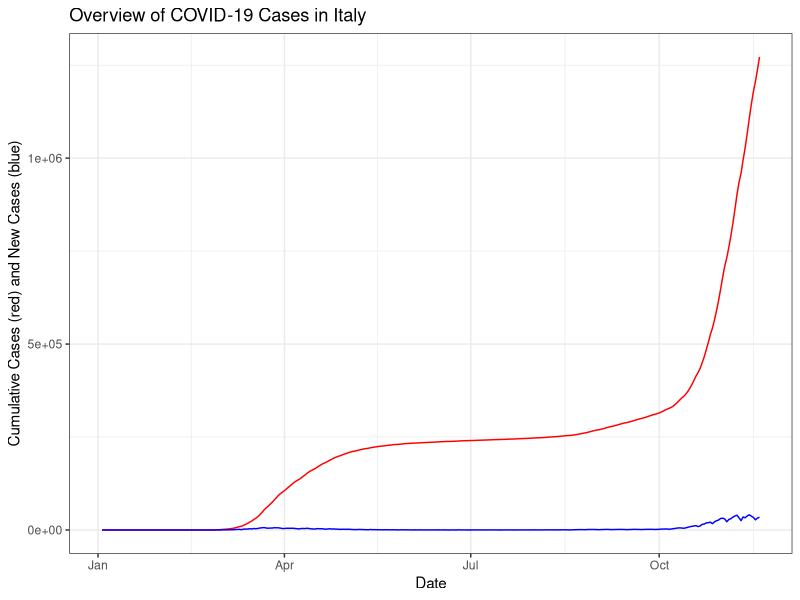
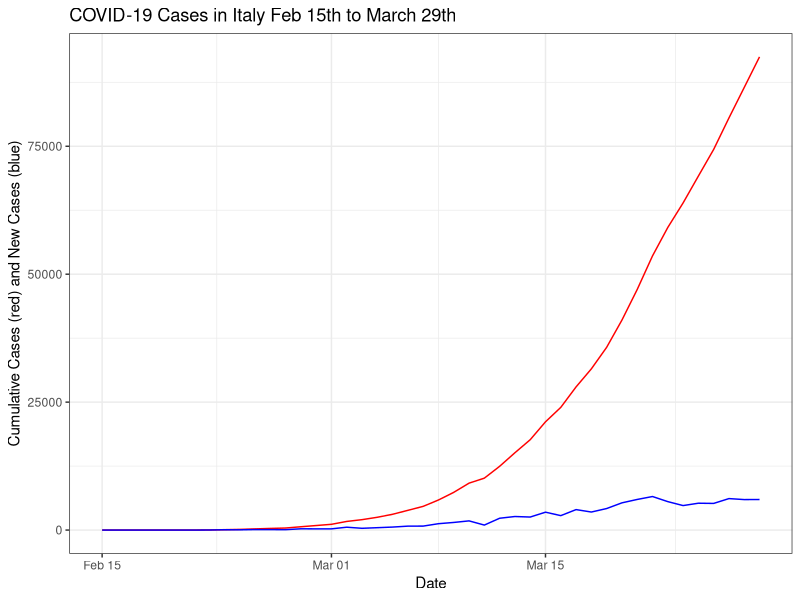
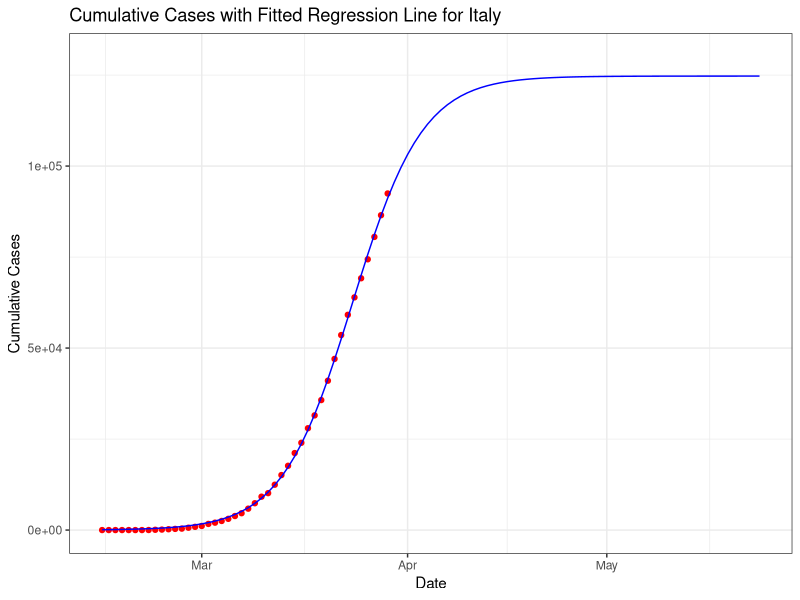
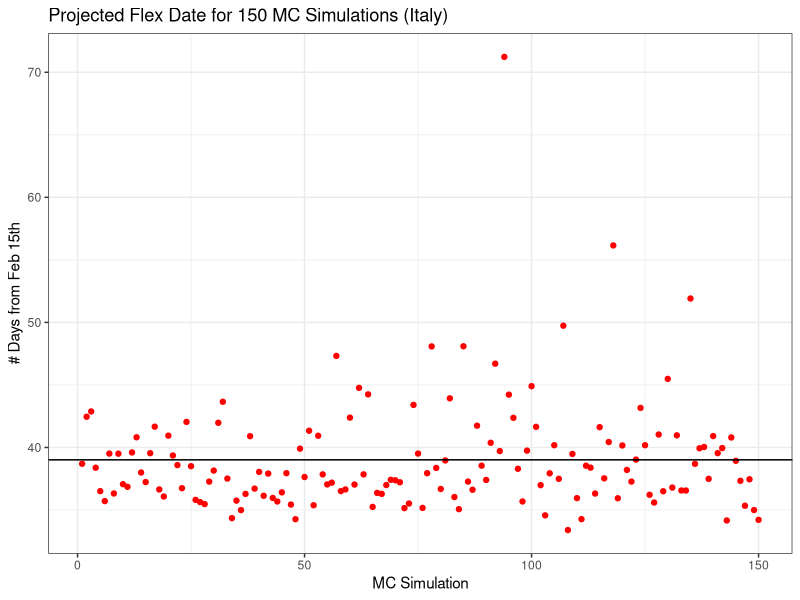
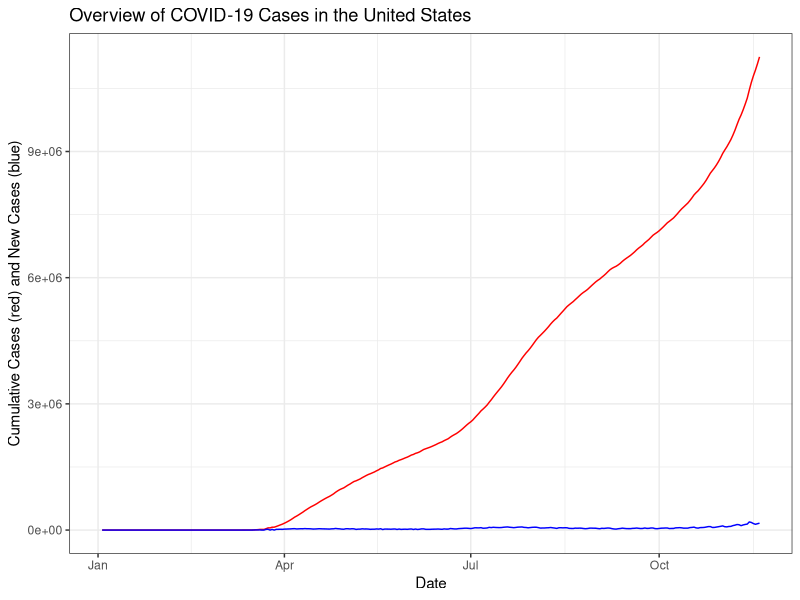
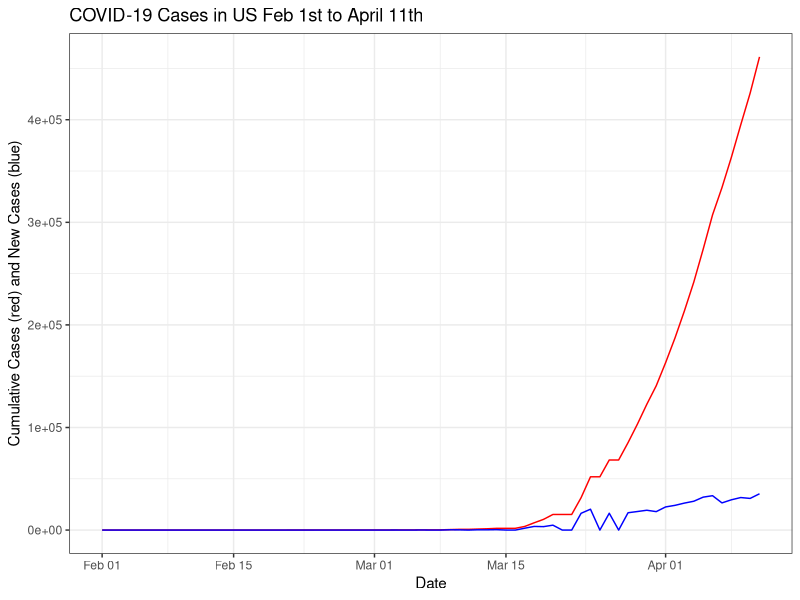
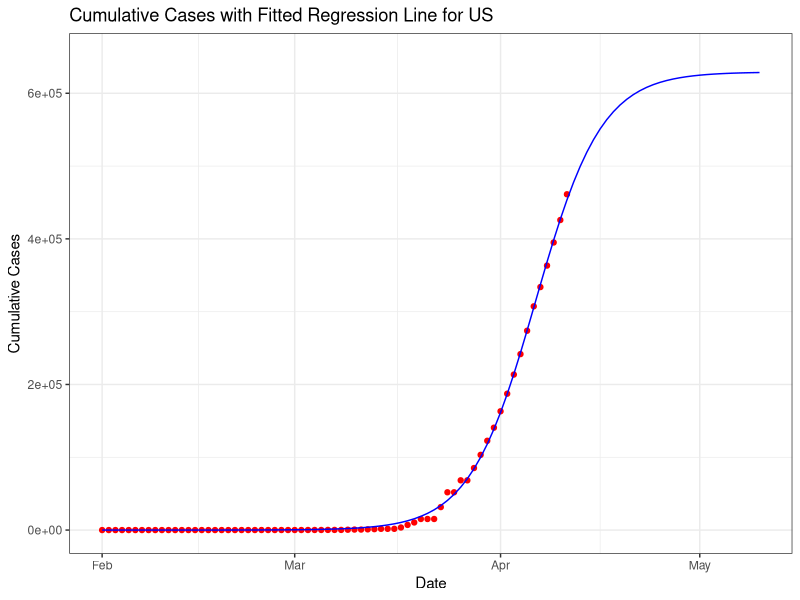

These figures' R source, in order: (Note: this script raises an error after producing the figures.)
library(tidyverse)
library(readr)
library(car)

set.seed(2020)

covid_dat <- read.csv("WHO-COVID-19-global-data.csv") #reading in WHO data

dates <- covid_dat$Date_reported

italy_dat <- covid_dat %>% # filtering for Italy data
  filter(Country == "Italy")

ggplot() +
  geom_line(data = italy_dat, aes(x = as.Date(Date_reported, "%m/%d/%y"), y = Cumulative_cases), color = "red") +
  geom_line(data = italy_dat, aes(x = as.Date(Date_reported, "%m/%d/%y"), y = New_cases), color = "blue") +
  xlab("Date") +
  ylab("Cumulative Cases (red) and New Cases (blue)") +
  ggtitle("Overview of COVID-19 Cases in Italy") + 
  theme(axis.text.x = element_text(angle=45, hjust = 1)) +
  theme_bw()


italy_dat_early <- italy_dat[44:87,]  #filtering 2/15 to 3/29

italy_dat_early["index"] <- seq(1:nrow(italy_dat_early)) #creating index column



ggplot() +
  geom_line(data = italy_dat_early, aes(x = as.Date(Date_reported, "%m/%d/%y"), y = Cumulative_cases), color = "red") +
  geom_line(data = italy_dat_early, aes(x = as.Date(Date_reported, "%m/%d/%y"), y = New_cases), color = "blue") +
  xlab("Date") +
  ylab("Cumulative Cases (red) and New Cases (blue)") +
  ggtitle("COVID-19 Cases in Italy Feb 15th to March 29th") + 
  theme(axis.text.x = element_text(angle=45, hjust = 1)) +
  theme_bw()


# Logistic Regression

# NLS METHOD

coef(lm(logit(italy_dat_early$Cumulative_cases/100000)~italy_dat_early$index))

italy_log <- nls(italy_dat_early$Cumulative_cases~a/(1+exp(-(b+c*italy_dat_early$index))),
            start=list(a=100000,b=-10.242468,c=0.293917),data=italy_dat_early,trace=TRUE)

summary(italy_log)

flex_point <- -coef(italy_log)[2]/coef(italy_log)[3]

projection <- (coef(italy_log)[1])/(1 + exp(-(coef(italy_log)[2]+coef(italy_log)[3]*1:100)))

proj_dates <- data.frame(projection, "date" = dates[44:143])

ggplot() +
  geom_point(data = italy_dat_early, aes(x = as.Date(Date_reported, "%m/%d/%y"), y = Cumulative_cases), color = "red") +
  geom_line(data = proj_dates, aes(x = as.Date(date, "%m/%d/%y"), y = projection), color = "blue") +
  ylim(0,130000) +
  xlab("Date") +
  ylab("Cumulative Cases") +
  ggtitle("Cumulative Cases with Fitted Regression Line for Italy") + 
  theme(axis.text.x = element_text(angle=45, hjust = 1)) +
  theme_bw()


# MC simulations

sim <- function(m, n) {
  mat <- matrix(data = NA, nrow = m, ncol = n) 
  
  for (i in 1:m){
    mat[i,] <- rnorm(n, sd = 0.1, mean = 1)
  }
  
  return(mat)
}

cum_days <- italy_dat[44:84,6] #only use cum cases from Feb 15th to March 26th

simulations <- sim(150, 41) #150 simulations for 41 days

mult <- function(x, y){
  new_mat <- matrix(data = NA, nrow = 150, ncol = length(x))
  for (i in 1:length(x)) {
    new_mat[,i] <- x[i]*y[,i]
  }
  return(new_mat)
}

test <- mult(cum_days, simulations)

mc_mat <- as.data.frame(test)

# Run logistic regression for 150 simulations and get flex date for each

flex_mc <- rep(NA, 150)

for (i in 1:150) {
  row_data <- t(mc_mat[i,])
  index <- seq(1:length(row_data))
  coefs <- coef(lm(logit(row_data/100000)~index))
  italy_log <- nls(row_data~a/(1+exp(-(b+c*index))),
                  start=list(a=100000,b=coefs[1],c=coefs[2]),trace=TRUE)
  
  summary(italy_log)
  
  flex_mc[i] <- -coef(italy_log)[2]/coef(italy_log)[3]
}

##getting error for some of the MC simulations (too many iterations?)

mean(na.omit(flex_mc)) #mean flex date -> 38 days from Feb 15th = March 23rd
  #original paper's result was March 25th so we are close!
sd(na.omit(flex_mc)) #sd of flex dates

upper <- mean(flex_mc) + qt(0.975, df = 149)*(sd(flex_mc)/sqrt(150))
lower <- mean(flex_mc) - qt(0.975, df = 149)*(sd(flex_mc)/sqrt(150))

lower
upper
#March 23rd to March 24th

quantile(flex_mc, probs = c(.025, 0.975))
#March 19th to April 3rd?

ggplot() + #plot of simulated flex dates with line for avg
  geom_point(aes(x = seq(1,150,1), y = flex_mc), color = "red") +
  xlab("MC Simulation") +
  ylab("# Days from Feb 15th") +
  ggtitle("Projected Flex Date for 150 MC Simulations (Italy)") +
  geom_hline(aes(yintercept = mean(na.omit(flex_mc)))) +
  theme_bw()



# Extension: US Data

us_dat <- covid_dat %>%
  filter(Country == "United States of America")

ggplot() +
  geom_line(data = us_dat, aes(x = as.Date(Date_reported, "%m/%d/%y"), y = Cumulative_cases), color = "red") +
  geom_line(data = us_dat, aes(x = as.Date(Date_reported, "%m/%d/%y"), y = New_cases), color = "blue") +
  xlab("Date") +
  ylab("Cumulative Cases (red) and New Cases (blue)") +
  ggtitle("Overview of COVID-19 Cases in the United States") + 
  theme(axis.text.x = element_text(angle=45, hjust = 1)) +
  theme_bw()


us_dat_early <- us_dat[30:100,] #selecting days Feb 1st to April 11th

ggplot() +
  geom_line(data = us_dat_early, aes(x = as.Date(Date_reported, "%m/%d/%y"), y = Cumulative_cases), color = "red") +
  geom_line(data = us_dat_early, aes(x = as.Date(Date_reported, "%m/%d/%y"), y = New_cases), color = "blue") +
  xlab("Date") +
  ylab("Cumulative Cases (red) and New Cases (blue)") +
  ggtitle("COVID-19 Cases in US Feb 1st to April 11th") + 
  theme(axis.text.x = element_text(angle=45, hjust = 1)) +
  theme_bw()


# NLS 

us_dat_early["index"] <- seq(1:nrow(us_dat_early)) #creating index column


coef(lm(logit(us_dat_early$Cumulative_cases/500000)~us_dat_early$index))

us_log <- nls(us_dat_early$Cumulative_cases~a/(1+exp(-(b+c*us_dat_early$index))),
                 start=list(a=500000,b=-13.0652170,c=0.1920636),data=us_dat_early,trace=TRUE)

summary(us_log)

flex_point <- -coef(us_log)[2]/coef(us_log)[3]

projection <- (coef(us_log)[1])/(1 + exp(-(coef(us_log)[2]+coef(us_log)[3]*1:100)))

proj_dates <- data.frame(projection, "date" = dates[30:129])

ggplot() +
  geom_point(data = us_dat_early, aes(x = as.Date(Date_reported, "%m/%d/%y"), y = Cumulative_cases), color = "red") +
  geom_line(data = proj_dates, aes(x = as.Date(date, "%m/%d/%y"), y = projection), color = "blue") +
  ylim(0,650000) +
  xlab("Date") +
  ylab("Cumulative Cases") +
  ggtitle("Cumulative Cases with Fitted Regression Line for US") + 
  theme(axis.text.x = element_text(angle=45, hjust = 1)) +
  theme_bw()

# MC Simulations

cum_days_us <- us_dat_early$Cumulative_cases

simulations_us <- sim(150, 71) #150 simulations for 71 days


test_us <- mult(cum_days_us, simulations_us)

mc_mat_us <- as.data.frame(test_us)

flex_mc_us <- rep(NA, 150)

for (i in 1:150) {
  row_data <- t(mc_mat_us[i,])
  index <- seq(1:length(row_data))
  coefs <- coef(lm(logit(row_data/500000)~index))
  us_log <- nls(row_data~a/(1+exp(-(b+c*index))),
                   start=list(a=500000,b=coefs[1],c=coefs[2]),trace=TRUE)
  
  summary(us_log)
  
  flex_mc_us[i] <- -coef(us_log)[2]/coef(us_log)[3]
}

mean(na.omit(flex_mc_us)) #mean flex date -> 67 days from Feb 1st = April 7th
sd(na.omit(flex_mc_us)) #sd of flex dates

upper <- mean(flex_mc_us) + qt(0.975, df = 149)*(sd(flex_mc_us)/sqrt(150))
lower <- mean(flex_mc_us) - qt(0.975, df = 149)*(sd(flex_mc_us)/sqrt(150))

lower
upper
#April 6th to April 7th

quantile(flex_mc_us, probs = c(.025, 0.975))
#April 3rd to April 12th

ggplot() + #plot of simulated flex dates with line for avg
  geom_point(aes(x = seq(1,150,1), y = flex_mc_us), color = "red") +
  xlab("MC Simulation") +
  ylab("# Days from Feb 1st") +
  ggtitle("Projected Flex Date for 150 MC Simulations (US)") +
  geom_hline(aes(yintercept = mean(na.omit(flex_mc_us)))) +
  theme_bw()
